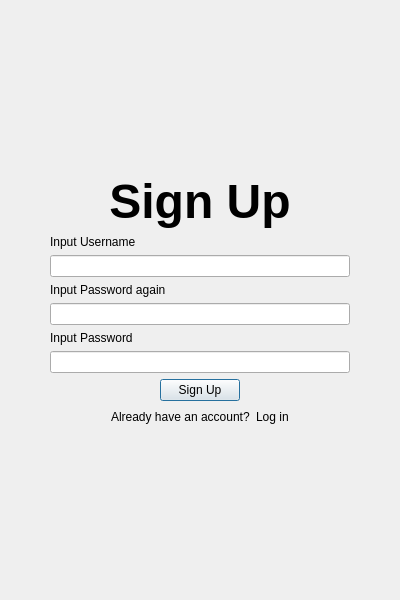
<?xml version="1.0" encoding="UTF-8"?>
<ui version="4.0">
 <class>SignUp</class>
 <widget class="QDialog" name="SignUp">
  <property name="geometry">
   <rect>
    <x>0</x>
    <y>0</y>
    <width>400</width>
    <height>600</height>
   </rect>
  </property>
  <property name="windowTitle">
   <string>Sign Up</string>
  </property>
  <layout class="QHBoxLayout" name="horizontalLayout_8">
   <item>
    <layout class="QVBoxLayout" name="verticalLayout_3">
     <property name="topMargin">
      <number>10</number>
     </property>
     <property name="bottomMargin">
      <number>10</number>
     </property>
     <item>
      <spacer name="verticalSpacer_2">
       <property name="orientation">
        <enum>Qt::Orientation::Vertical</enum>
       </property>
       <property name="sizeHint" stdset="0">
        <size>
         <width>20</width>
         <height>40</height>
        </size>
       </property>
      </spacer>
     </item>
     <item>
      <layout class="QHBoxLayout" name="horizontalLayout">
       <item>
        <widget class="QLabel" name="label">
         <property name="text">
          <string>&lt;html&gt;&lt;head/&gt;&lt;body&gt;&lt;p align=&quot;center&quot;&gt;&lt;span style=&quot; font-size:36pt; font-weight:700;&quot;&gt;Sign Up&lt;/span&gt;&lt;/p&gt;&lt;/body&gt;&lt;/html&gt;</string>
         </property>
        </widget>
       </item>
      </layout>
     </item>
     <item>
      <layout class="QVBoxLayout" name="verticalLayout">
       <item>
        <layout class="QHBoxLayout" name="horizontalLayout_5">
         <item>
          <spacer name="horizontalSpacer_6">
           <property name="orientation">
            <enum>Qt::Orientation::Horizontal</enum>
           </property>
           <property name="sizeHint" stdset="0">
            <size>
             <width>40</width>
             <height>20</height>
            </size>
           </property>
          </spacer>
         </item>
         <item>
          <layout class="QVBoxLayout" name="verticalLayout_4">
           <item>
            <widget class="QLabel" name="label_2">
             <property name="text">
              <string>Input Username</string>
             </property>
            </widget>
           </item>
           <item>
            <widget class="QLineEdit" name="signUpUSername_lineEdit">
             <property name="minimumSize">
              <size>
               <width>300</width>
               <height>0</height>
              </size>
             </property>
            </widget>
           </item>
          </layout>
         </item>
         <item>
          <spacer name="horizontalSpacer_5">
           <property name="orientation">
            <enum>Qt::Orientation::Horizontal</enum>
           </property>
           <property name="sizeHint" stdset="0">
            <size>
             <width>40</width>
             <height>20</height>
            </size>
           </property>
          </spacer>
         </item>
        </layout>
       </item>
       <item>
        <layout class="QHBoxLayout" name="horizontalLayout_7">
         <item>
          <spacer name="horizontalSpacer_10">
           <property name="orientation">
            <enum>Qt::Orientation::Horizontal</enum>
           </property>
           <property name="sizeHint" stdset="0">
            <size>
             <width>40</width>
             <height>20</height>
            </size>
           </property>
          </spacer>
         </item>
         <item>
          <layout class="QVBoxLayout" name="verticalLayout_6">
           <item>
            <widget class="QLabel" name="label_4">
             <property name="text">
              <string>Input Password again</string>
             </property>
            </widget>
           </item>
           <item>
            <widget class="QLineEdit" name="password2_lineEdit">
             <property name="minimumSize">
              <size>
               <width>300</width>
               <height>0</height>
              </size>
             </property>
            </widget>
           </item>
          </layout>
         </item>
         <item>
          <spacer name="horizontalSpacer_9">
           <property name="orientation">
            <enum>Qt::Orientation::Horizontal</enum>
           </property>
           <property name="sizeHint" stdset="0">
            <size>
             <width>40</width>
             <height>20</height>
            </size>
           </property>
          </spacer>
         </item>
        </layout>
       </item>
       <item>
        <layout class="QHBoxLayout" name="horizontalLayout_6">
         <item>
          <spacer name="horizontalSpacer_8">
           <property name="orientation">
            <enum>Qt::Orientation::Horizontal</enum>
           </property>
           <property name="sizeHint" stdset="0">
            <size>
             <width>40</width>
             <height>20</height>
            </size>
           </property>
          </spacer>
         </item>
         <item>
          <layout class="QVBoxLayout" name="verticalLayout_5">
           <item>
            <widget class="QLabel" name="label_3">
             <property name="text">
              <string>Input Password</string>
             </property>
            </widget>
           </item>
           <item>
            <widget class="QLineEdit" name="password1_lineEdit">
             <property name="minimumSize">
              <size>
               <width>300</width>
               <height>0</height>
              </size>
             </property>
            </widget>
           </item>
          </layout>
         </item>
         <item>
          <spacer name="horizontalSpacer_7">
           <property name="orientation">
            <enum>Qt::Orientation::Horizontal</enum>
           </property>
           <property name="sizeHint" stdset="0">
            <size>
             <width>40</width>
             <height>20</height>
            </size>
           </property>
          </spacer>
         </item>
        </layout>
       </item>
      </layout>
     </item>
     <item>
      <layout class="QVBoxLayout" name="verticalLayout_2">
       <item>
        <layout class="QHBoxLayout" name="horizontalLayout_3">
         <item>
          <spacer name="horizontalSpacer">
           <property name="orientation">
            <enum>Qt::Orientation::Horizontal</enum>
           </property>
           <property name="sizeHint" stdset="0">
            <size>
             <width>40</width>
             <height>20</height>
            </size>
           </property>
          </spacer>
         </item>
         <item>
          <widget class="QPushButton" name="signUpButton">
           <property name="text">
            <string>Sign Up</string>
           </property>
          </widget>
         </item>
         <item>
          <spacer name="horizontalSpacer_2">
           <property name="orientation">
            <enum>Qt::Orientation::Horizontal</enum>
           </property>
           <property name="sizeHint" stdset="0">
            <size>
             <width>40</width>
             <height>20</height>
            </size>
           </property>
          </spacer>
         </item>
        </layout>
       </item>
       <item>
        <layout class="QHBoxLayout" name="horizontalLayout_4">
         <item>
          <spacer name="horizontalSpacer_3">
           <property name="orientation">
            <enum>Qt::Orientation::Horizontal</enum>
           </property>
           <property name="sizeHint" stdset="0">
            <size>
             <width>40</width>
             <height>20</height>
            </size>
           </property>
          </spacer>
         </item>
         <item>
          <layout class="QHBoxLayout" name="horizontalLayout_2">
           <item>
            <widget class="QLabel" name="label_6">
             <property name="text">
              <string>Already have an account?</string>
             </property>
            </widget>
           </item>
           <item>
            <widget class="QLabel" name="loginLabel">
             <property name="text">
              <string>Log in</string>
             </property>
            </widget>
           </item>
          </layout>
         </item>
         <item>
          <spacer name="horizontalSpacer_4">
           <property name="orientation">
            <enum>Qt::Orientation::Horizontal</enum>
           </property>
           <property name="sizeHint" stdset="0">
            <size>
             <width>40</width>
             <height>20</height>
            </size>
           </property>
          </spacer>
         </item>
        </layout>
       </item>
      </layout>
     </item>
     <item>
      <spacer name="verticalSpacer">
       <property name="orientation">
        <enum>Qt::Orientation::Vertical</enum>
       </property>
       <property name="sizeHint" stdset="0">
        <size>
         <width>20</width>
         <height>40</height>
        </size>
       </property>
      </spacer>
     </item>
    </layout>
   </item>
  </layout>
 </widget>
 <resources/>
 <connections/>
</ui>
